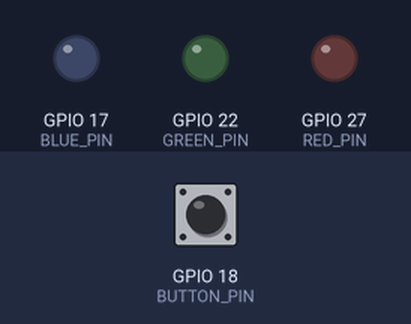
Bench run of a program on a simulated Raspberry Pi (BCM pin numbers). On the bench: output pins drawn as LEDs (lit = HIGH). Inputs (shaded band) come from the test bench; at power-on: GPIO 18 (BUTTON_PIN) HIGH. The clock reads 2024-03-15 10:24:30 at power-on unless the program sets it.

Above: at 1.2 s.
1.3 s: GPIO 18 (BUTTON_PIN) pulled LOW for 0.15 s
At 1.9 s:
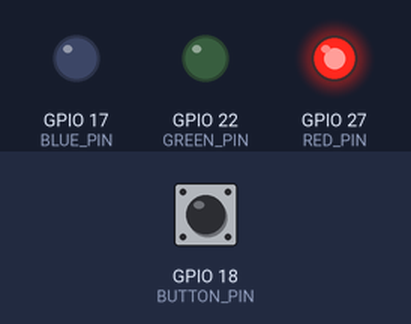
2.9 s: GPIO 18 (BUTTON_PIN) pulled LOW for 0.15 s
At 4.2 s:
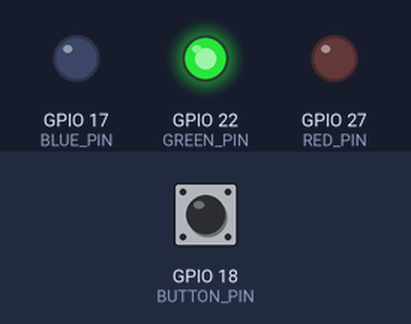
4.5 s: GPIO 18 (BUTTON_PIN) pulled LOW for 0.15 s
At 5.6 s:
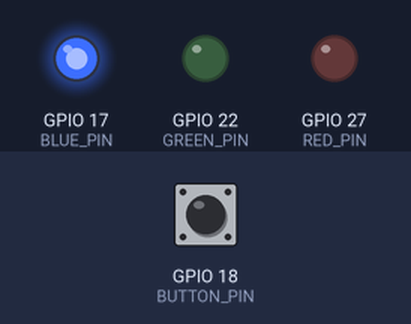
6.1 s: GPIO 18 (BUTTON_PIN) pulled LOW for 0.15 s
At 6.8 s:
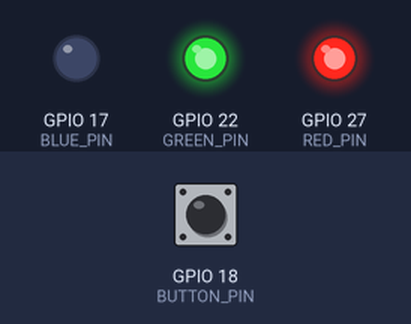
7.7 s: GPIO 18 (BUTTON_PIN) pulled LOW for 0.15 s
At 9.0 s:
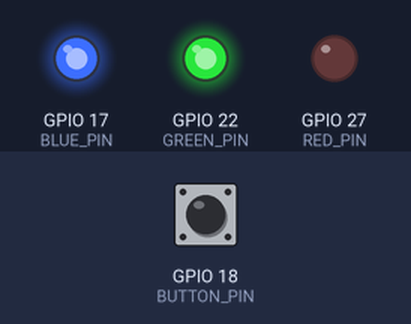
9.3 s: GPIO 18 (BUTTON_PIN) pulsed LOW 5 times (0.12 s each, 0.3 s apart)
At 9.9 s:
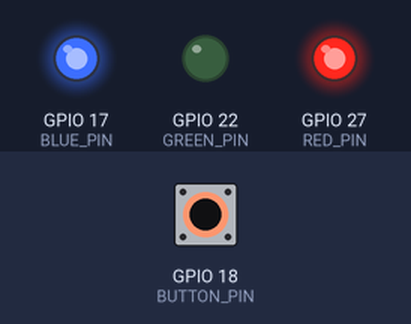
Timing chart, 0 to 12.3 s (numbered marks = the images above; inputs shaded):
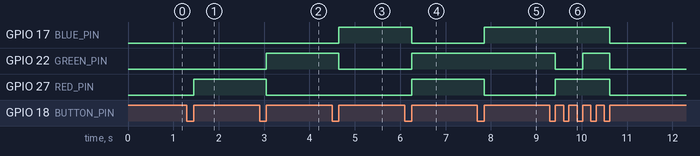

Measured:
- after the input at 1.3 s, GPIO 27 (RED_PIN): LOW → HIGH after 0.15 s
- after the input at 2.9 s, GPIO 22 (GREEN_PIN): LOW → HIGH after 0.15 s; GPIO 27 (RED_PIN): HIGH → LOW after 0.15 s
- after the input at 4.5 s, GPIO 17 (BLUE_PIN): LOW → HIGH after 0.15 s; GPIO 22 (GREEN_PIN): HIGH → LOW after 0.15 s
- after the input at 6.1 s, GPIO 17 (BLUE_PIN): HIGH → LOW after 0.15 s; GPIO 22 (GREEN_PIN), GPIO 27 (RED_PIN): LOW → HIGH after 0.15 s
- after the input at 7.7 s, GPIO 17 (BLUE_PIN): LOW → HIGH after 0.15 s; GPIO 27 (RED_PIN): HIGH → LOW after 0.15 s
- after the input at 9.3 s, GPIO 17 (BLUE_PIN): HIGH → LOW after 1.3 s; GPIO 22 (GREEN_PIN): HIGH → LOW after 0.12 s, → HIGH 0.60 s later, → LOW 0.60 s later; GPIO 27 (RED_PIN): LOW → HIGH after 0.12 s, → LOW 1.2 s later

The program:

3_color_led_switch_rainbow.py
```python
import RPi.GPIO as GPIO
import time
# 핀 설정
BUTTON_PIN = 18
RED_PIN = 27
GREEN_PIN = 22
BLUE_PIN = 17

# 상태 변수
led_state = 0  # 0: OFF, 1~7: 색 조합
# GPIO 설정
def setup_gpio():
    GPIO.setmode(GPIO.BCM)
    GPIO.setup(BUTTON_PIN, GPIO.IN, pull_up_down=GPIO.PUD_UP)
    GPIO.setup(RED_PIN, GPIO.OUT, initial=GPIO.LOW)
    GPIO.setup(GREEN_PIN, GPIO.OUT, initial=GPIO.LOW)
    GPIO.setup(BLUE_PIN, GPIO.OUT, initial=GPIO.LOW)
# LED 색상 설정
def set_color(state):
    colors = (
        (0, 0, 0),  # off
        (1, 0, 0),  # 빨강
        (0, 1, 0),  # 초록
        (0, 0, 1),  # 파랑
        (1, 1, 0),  # 노랑
        (0, 1, 1),  # 하늘
        (1, 0, 1),  # 보라
        (1, 1, 1),  # 흰색
    )
    r, g, b = colors[state]
    GPIO.output([RED_PIN, GREEN_PIN, BLUE_PIN], [r,g,b])

# 버튼 콜백
def button_callback(channel):
    global led_state
    start = time.time()
    while GPIO.input(BUTTON_PIN) == GPIO.LOW:
        time.sleep(0.01)
    duration = time.time() - start
    if duration < 1:
        led_state += 1
        if led_state > 7:
            led_state = 0
        set_color(led_state)
# 메인
def main():
    setup_gpio()
    GPIO.add_event_detect(BUTTON_PIN, GPIO.FALLING, callback=button_callback, bouncetime=300)
    try:
        while True:
            time.sleep(0.1)
    except KeyboardInterrupt:
        pass
    finally:
        GPIO.cleanup()
if __name__ == "__main__":
    main()
```
